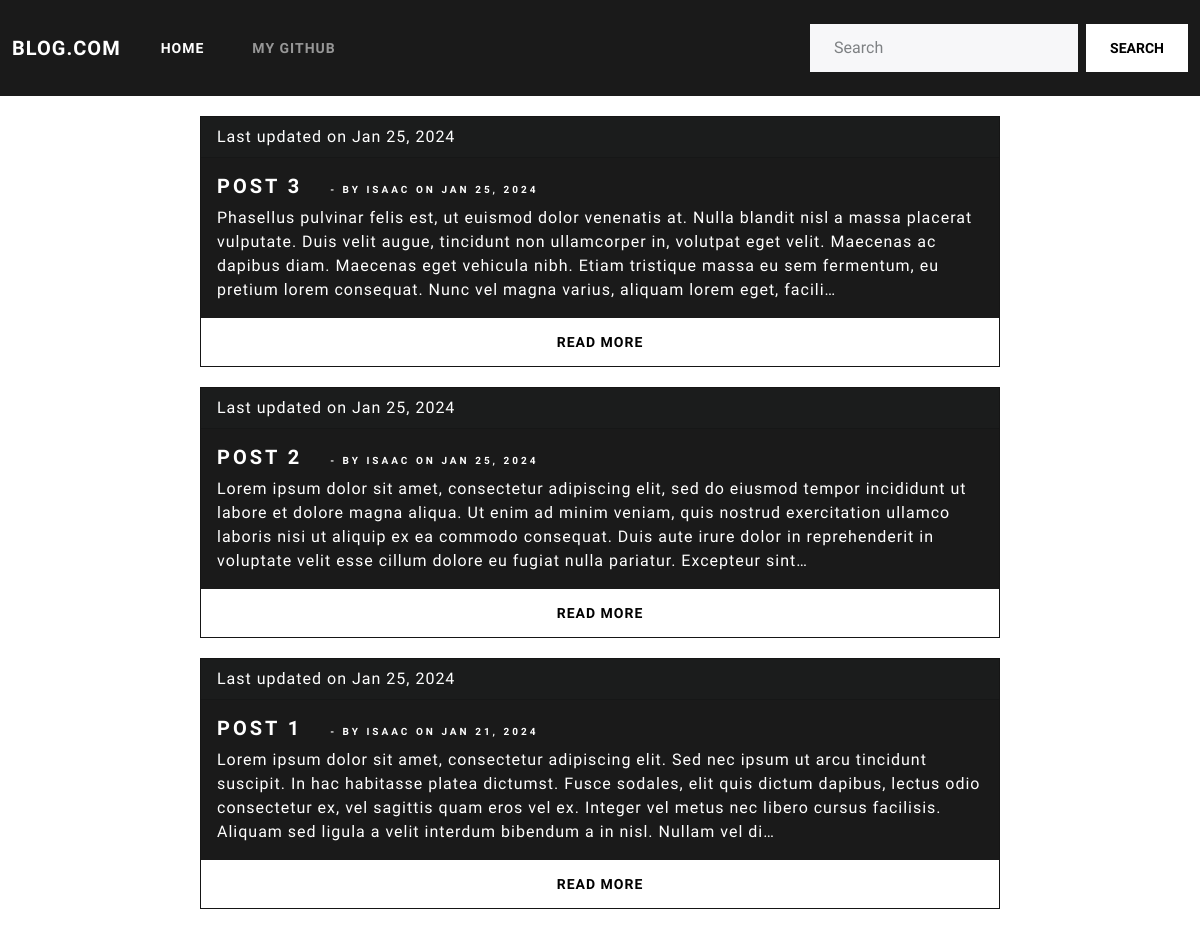
Before: / with the older database file.
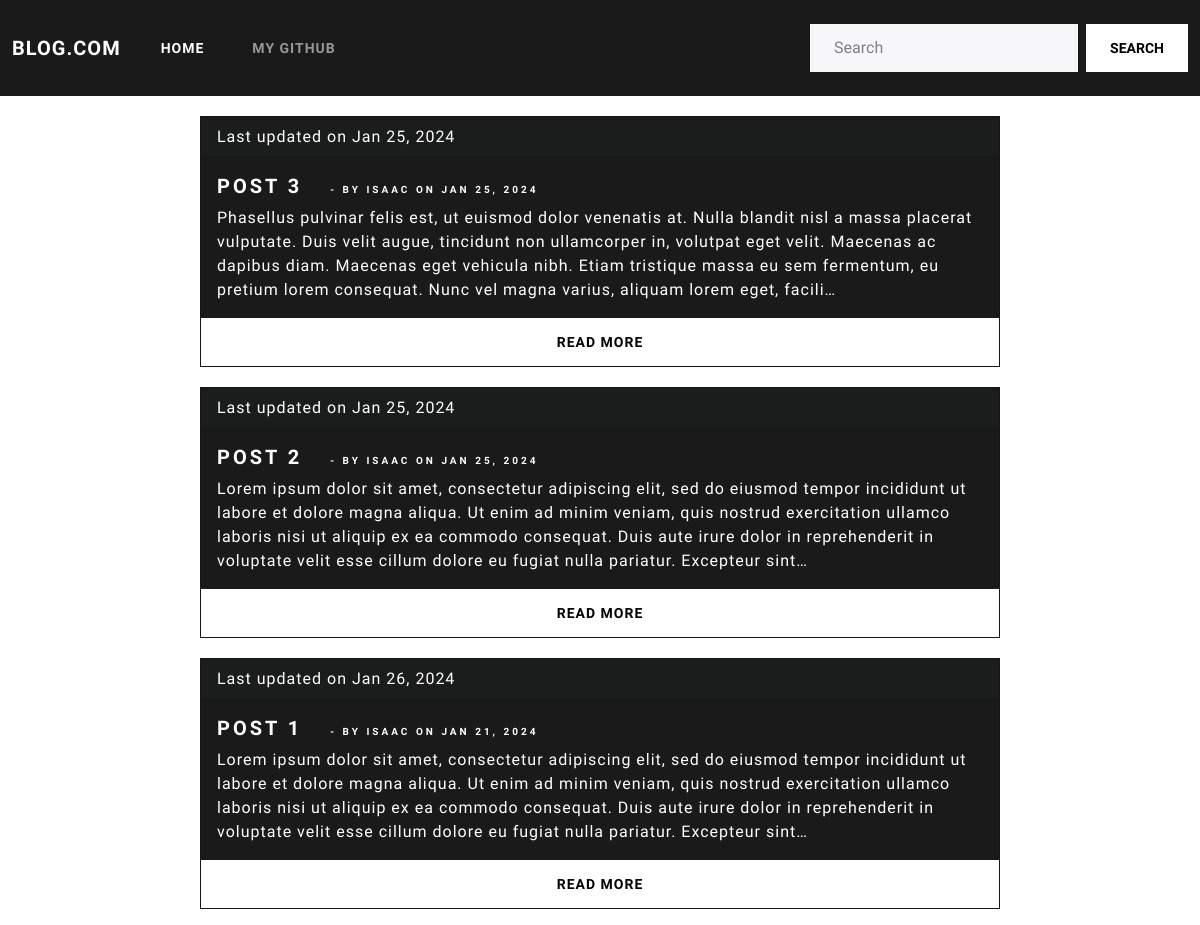
After: the same page with the newer database file.
### blogApp/models.py (models this page shows, shortened)
class Post(models.Model):
    title = models.CharField(max_length=200, unique=True)
    slug = models.SlugField(max_length=200, unique=True)
    author = models.ForeignKey(User,on_delete=models.CASCADE)
    created_on = models.DateTimeField(auto_now_add=True)
    updated_on = models.DateTimeField(auto_now=True)
    content = models.TextField()
    status = models.IntegerField(choices=STATUS, default=0)
    class Meta:
        ordering = ['-created_on']

### blogApp/views.py (the view)
# urls.py: path('', views.PostList.as_view(), name = 'PostList'),
class PostList(generic.ListView):
    queryset = Post.objects.filter(status=1).order_by('-created_on')
    template_name = 'index.html'

### blogApp/templates/index.html
{% extends 'base.html' %}
{% block content %}
{% for post in post_list %}
<div class="card text-white bg-primary mb-3" style="max-width: 50rem; margin: 20px auto;">
    <div class="card-header">Last updated on {{post.updated_on|date:"M d, Y"}}</div>
    <div class="card-body">
        <h4 class="card-title" style="display: inline-block;">{{post.title}}
            <div class="text-right" style="display: inline-block; margin-left: 20px; font-size: 10px;">
                - by {{post.author}} on {{post.created_on|date:"M d, Y"}}
            </div>
        </h4>
      <p class="card-text">{{post.content|truncatechars:350}}</p>
    </div>
    <a href="{% url 'PostDetail' post.slug %}" class="btn btn-secondary">Read more</a>
  </div>
{% endfor %}
{% endblock content %}

Changed rows visible on the page:
changed Post "POST 1": updated_on "Jan 25, 2024" → "Jan 26, 2024"; content "…sit amet, consectetur adipiscing elit. Sed nec ipsum ut arcu tincidunt suscipit. In hac habitasse platea dictumst. Fusce sodales, elit quis dictum dapibus, lectus odio consectetur ex, vel sagittis quam eros vel ex. Integer vel metus nec libero cursus facilisis. Aliquam sed ligula a velit interdum bibendum a in nisl. Nullam vel di…" → "…sit amet, consectetur adipiscing elit, sed do eiusmod tempor incididunt ut labore et dolore magna aliqua. Ut enim ad minim veniam, quis nostrud exercitation ullamco laboris nisi ut aliquip ex ea commodo consequat. Duis aute irure dolor in reprehenderit in voluptate velit esse cillum dolore eu fugiat nulla pariatur. Excepteur sint…"
